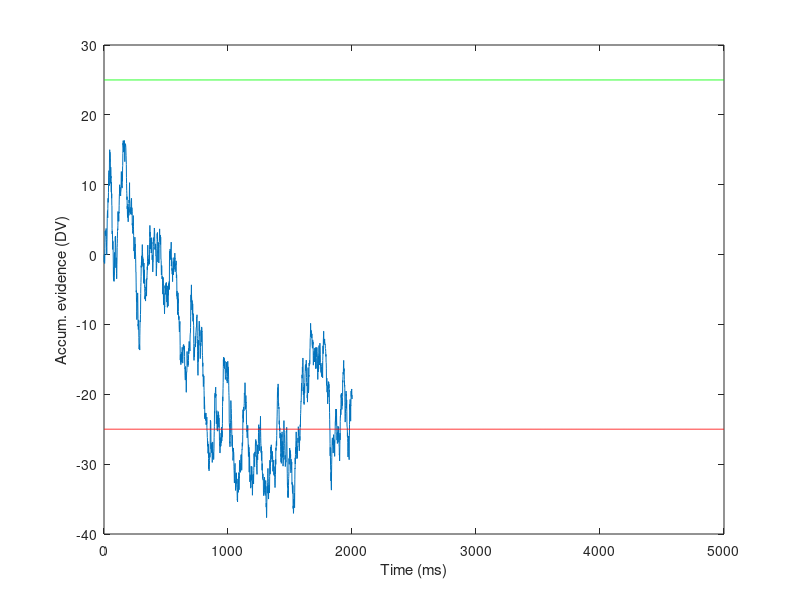
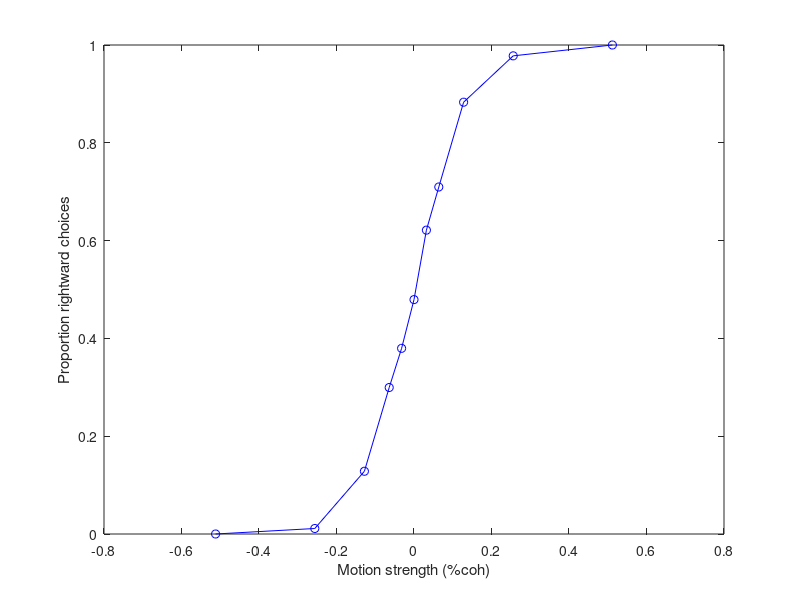
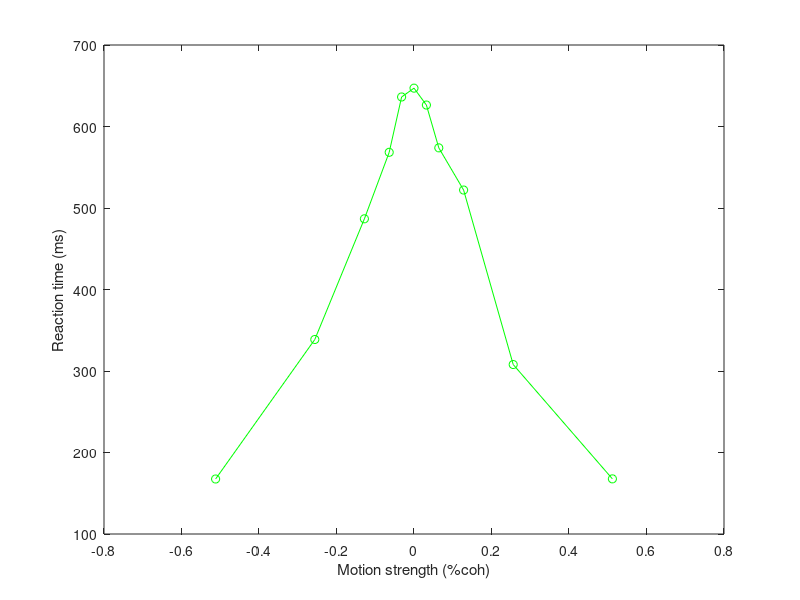

Write MATLAB code to recreate these figures, in order.
%% simple monte-carlo style simulation of a 1D drift-diffusion model in the 
% context of a motion discrimination task (see e.g. Shadlen et al. 2006)
% -CF circa 2015

clear all; close all;

ntrials = 5000;

% different levels of motion strength (percent coherence)
cohs = [-0.512 -0.256 -0.128 -0.064 -0.032 0 0.032 0.064 0.128 0.256 0.512];

% delta-T (time step, in ms)
dT = 1;
% max duration of stimulus
maxdur = 2000;
timeAxis = 0:dT:maxdur;

% randomize coherence and duration for all trials (n draws with replacement)
coh = randsample(cohs,ntrials,'true')';


%%
k = 0.3; % coefficient converting coherence to units of momentary evidence
B = 25; % height of the bound, or threshold, for decision termination
sigma = 1; % standard deviation of momentary evidence


% initialize variables
dv = nan(ntrials,length(timeAxis)); % the DV as a function of n and time
choice = nan(ntrials,1); % vector to store choices: 2=right=positive, 1=left=negative
RT = nan(ntrials,1); % reaction time
finalV = nan(ntrials,1); % endpoint of the DV
hitBound = nan(ntrials,1);


%% the diffusion process
tic
for n = 1:ntrials
    % mean of momentary evidence
    mu = k * coh(n);

    % diffusion process: slow version
    if n==1 % run this once, for illustration purposes
        momentaryEvidence = nan(maxdur,1);
        for t = 1:maxdur
            momentaryEvidence(t) = randn*sigma + mu; % random sample with mean=mu, s.d.=sigma
        end
        dv(n,1) = 0;
        dv(n,2:maxdur+1) = cumsum(momentaryEvidence);
        figure; plot(dv(n,:)); hold on; 
        plot(1:length(dv),ones(1,length(dv))*B,'g-');
        plot(1:length(dv),ones(1,length(dv))*-B,'r-');
        xlabel('Time (ms)'); ylabel('Accum. evidence (DV)');
        % (evidence is shown continuing to accumulate
        % past the bound, although it realy stops there)
    end    

    % faster version: does not require a FOR loop over the variable t
    dv(n,:) = [0, cumsum(normrnd(mu,sigma,1,maxdur))];
        
    cRT = find(abs(dv(n,:))>=B, 1);
    if isempty(cRT) % did not hit bound
        RT(n) = maxdur;
        finalV(n) = dv(RT(n));
        hitBound(n) = 0;
    else % hit bound
        RT(n) = cRT;
        finalV(n) = B*sign(dv(n,RT(n)));
        hitBound(n) = 1;
    end    
    choice(n) = sign(finalV(n));  
end
toc



pCorrect_total = (sum(choice==1 & coh>0) + sum(choice==-1 & coh<0)) / ntrials;




%% plot proportion "rightward" (choice=1) and reaction time as a function of coherence

for c = 1:length(cohs)
    I = coh==cohs(c);
    pRight(c,1) = sum(I & choice==1) / sum(I);
    meanRT(c,1) = mean(RT(I));
end

figure; plot(cohs,pRight(:,1),'bo-');
xlabel('Motion strength (%coh)'); ylabel('Proportion rightward choices');

figure; plot(cohs,meanRT(:,1),'go-');
xlabel('Motion strength (%coh)'); ylabel('Reaction time (ms)');




